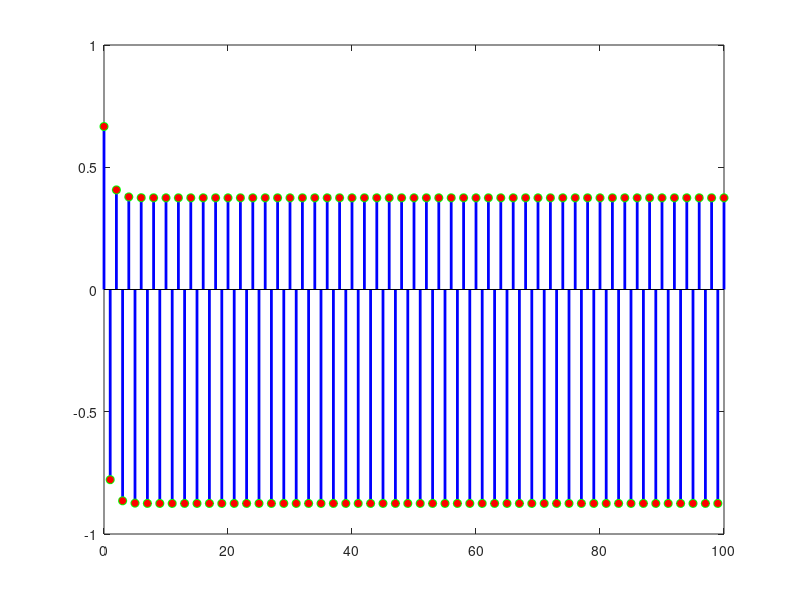

Reproduce this figure in MATLAB.
%Lab 5
%%Asignment_2
% NAME : Omar Ashraf Mohammed
%ID : 58612

clear;
clc;


y_0 = 0 ;        %y(0)
y_1 = 0 ;        %y(-1)
y_2 = 0 ;        %y(-2)
u_0 = 1 ;        %u(0)
u_1 = 0 ;        %u(-1)
u_2 = 0 ;        %u(-2) 


dt = 1;                
tf = 100;              
t = 0 : dt : tf;       



y =  ones([1 length(t)]); 
u =  ones([1 length(t)]);


for i = 1 : length(t)
    
    if (i == 1)
         
        y(i) = 1/3 * ( 2 * u_0 - 3 * u_1 - 2 *  y_1 +  y_2 ) ;
        
    elseif (i == 2)
        
        y(i) = 1/3 * (2 * u(i-1) - 3 * u_0 - 2 * y(i-1) + y_0  ) ;
        
    else 
        
        y(i) = 1/3 * (2 *  u(i-1) - 3 * u(i-2) - 2 * y(i-1) + y(i-2)  ) ;
        
    end
     
end



stem(t,y,'linewidth',2,'color','b','LineStyle','-','MarkerFaceColor','red','MarkerEdgeColor','green');





